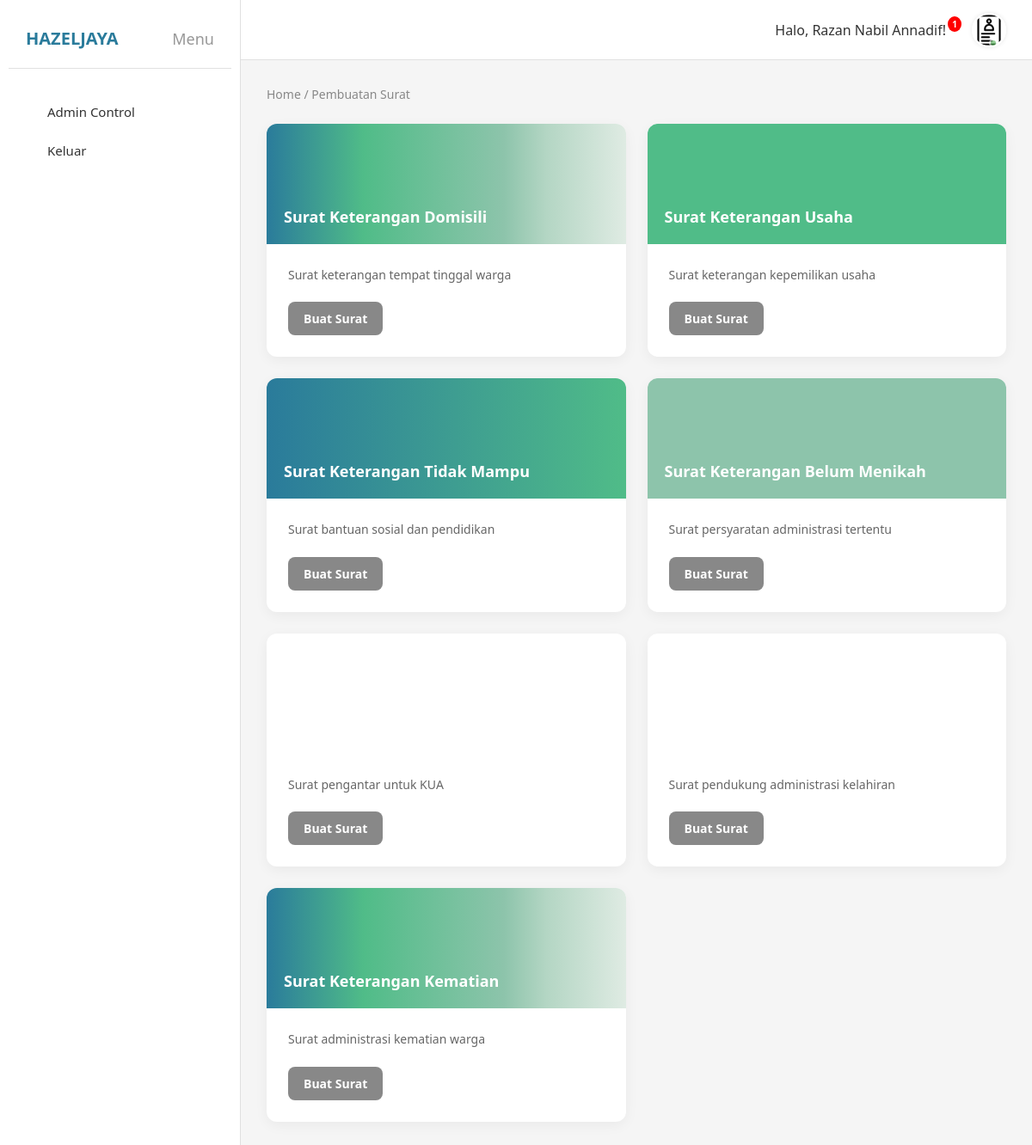
Page /menu.php (signed in) on the committed database.
### tables this page shows
CREATE TABLE `jenis_surat` (
  `jenis_surat_id` int(11) NOT NULL,
  `kode_surat` varchar(20) NOT NULL,
  `nama_surat` varchar(150) NOT NULL,
  `deskripsi` text DEFAULT NULL,
  `aktif` tinyint(1) DEFAULT 1,
  `created_at` timestamp NOT NULL DEFAULT current_timestamp()
);

### menu.php (the view, shortened to what this page needs)
<?php
require_once __DIR__ . '/config/koneksi.php';
require_once __DIR__ . '/templates/sidebar.php';
require_once __DIR__ . '/templates/navbar.php';
$q_jenis_surat = mysqli_query($koneksi, "SELECT jenis_surat_id, nama_surat, deskripsi FROM jenis_surat WHERE aktif = 1");
?>
<!DOCTYPE html>
<html lang="id">
<head>
    <link rel="stylesheet" href="menu_style.css">
</head>
<body class="dashboard-body">
    <div class="main-container">
        <div class="content-area">
            <main class="page-content">
                <div class="content-header">
                    <p class="breadcrumb">Home / Pembuatan Surat</p>
                </div>
                <div class="document-grid">
                    <?php
                    $themes = ['theme-gradient-full', 'theme-green', 'theme-blue-green', 'theme-cream', 'theme-purple', 'theme-orange'];
                    $theme_index = 0;
                    while ($surat = mysqli_fetch_assoc($q_jenis_surat)) {
                        $current_theme = $themes[$theme_index % count($themes)];
                        $theme_index++;
                    ?>
                    <div class="doc-card">
                        <div class="card-header <?= $current_theme; ?>">
                            <div class="header-content">
                                <h2 class="card-title"><?= htmlspecialchars($surat['nama_surat']); ?></h2>
                            </div>
                        </div>
                        <div class="card-body">
                            <p class="card-description"><?= htmlspecialchars($surat['deskripsi']); ?></p>
                            <a href="form_pengajuan.php?jenis_surat_id=<?= $surat['jenis_surat_id']; ?>" style="text-decoration: none;">
                                <button class="buat-surat-btn">Buat Surat</button>
                            </a>
                        </div>
                    </div>
                    <?php } ?>
                </div>
            </main>
        </div>
    </div>
</body>
</html>

### menu_style.css (style rules this page uses)
* { margin: 0; padding: 0; box-sizing: border-box; font-family: "Segoe UI", Tahoma, Geneva, Verdana, sans-serif; color: #333; }
:root { --color-cool-blue: #2A7B9B; --color-mid-green: #50BC88; --color-warm-green: #8DC4AB; --primary-gradient: linear-gradient(90deg, rgba(42, 123, 155, 1) 0%, rgba(80, 188, 136, 1) 27%, rgba(141, 196, 171, 1) 66%, rgba(180, 214, 196, 1) 78%, rgba(223, 235, 227, 1) 100%); --sidebar-width: 280px; --top-header-height: 70px; --content-bg: #f5f5f5; --card-bg: #ffffff; --sidebar-bg: #ffffff; }
body.dashboard-body { background-color: var(--content-bg); overflow: hidden; height: 100vh; }
.main-container { display: flex; height: 100%; }
.content-area { flex-grow: 1; display: flex; flex-direction: column; height: 100%; }
.page-content { flex-grow: 1; padding: 30px; overflow-y: auto; }
.content-header { margin-bottom: 25px; }
.breadcrumb { font-size: 14px; color: #888; }
.document-grid { display: grid; grid-template-columns: repeat(auto-fill, minmax(320px, 1fr)); gap: 25px; padding-bottom: 30px; }
.doc-card { background-color: var(--card-bg); border-radius: 12px; box-shadow: 0 4px 15px rgba(0,0,0,0.05); overflow: hidden; display: flex; flex-direction: column; transition: transform 0.3s, box-shadow 0.3s; }
.card-header { height: 140px; padding: 20px; display: flex; align-items: flex-end; position: relative; }
.header-content { display: flex; justify-content: space-between; align-items: center; width: 100%; }
.card-title { font-size: 18px; font-weight: 600; color: white; }
.card-body { padding: 25px; flex-grow: 1; display: flex; flex-direction: column; justify-content: space-between; }
.card-description { font-size: 14px; color: #666; line-height: 1.6; margin-bottom: 20px; flex-grow: 1; }
.buat-surat-btn { background-color: #888; border: none; color: white; font-weight: bold; font-size: 14px; padding: 10px 18px; border-radius: 8px; cursor: pointer; align-self: flex-start; transition: background-color 0.3s; }
.theme-gradient-full { background: var(--primary-gradient); }
.theme-green { background-color: var(--color-mid-green); }
.theme-blue-green { background: linear-gradient(90deg, rgba(42, 123, 155, 1) 0%, rgba(80, 188, 136, 1) 100%); }
.theme-cream { background-color: var(--color-warm-green); }

### rows in the picture
jenis_surat: nama_surat "Surat Keterangan Domisili", deskripsi "Surat keterangan tempat tinggal warga"
jenis_surat: nama_surat "Surat Keterangan Usaha", deskripsi "Surat keterangan kepemilikan usaha"
jenis_surat: nama_surat "Surat Keterangan Tidak Mampu", deskripsi "Surat bantuan sosial dan pendidikan"
jenis_surat: nama_surat "Surat Keterangan Belum Menikah", deskripsi "Surat persyaratan administrasi tertentu"
jenis_surat: deskripsi "Surat pengantar untuk KUA"
jenis_surat: deskripsi "Surat pendukung administrasi kelahiran"
jenis_surat: nama_surat "Surat Keterangan Kematian", deskripsi "Surat administrasi kematian warga"

### other values in the picture
$brand "HAZELJAYA"
$namaPengguna "Razan Nabil Annadif"
$badgeCount "1"
